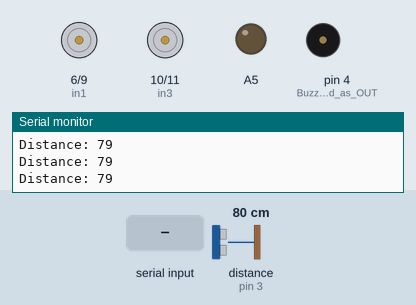
This sketch was run on a simulated Arduino Uno, built with avr-gcc and run on an emulated ATmega328P. Parts: motor-driver pin pairs drawn as motors (green arrow = first pin HIGH = forward, orange = second pin HIGH = backward, longer = more drive), output pins drawn as LEDs (lit = HIGH), buzzer (waves = sounding, pin HIGH), the last lines printed to the serial monitor. Wiring (inferred from the names in the program): ultrasonic range finder: trigger pin 2; echo pin 3. Dashed ring = blinking. The test bench sets the inputs (shaded band); at power-on: distance to the obstacle (sensor on pin 3) 80 cm. The echo pulse lasts 58.3 µs per cm; pins used as bus, display or sensor lines are not drawn.

Above: at 1.2 s.
1.3 s: distance to the obstacle (sensor on pin 3) set to 46 cm
2.8 s: distance to the obstacle (sensor on pin 3) set to 37 cm
At 2.92 s:
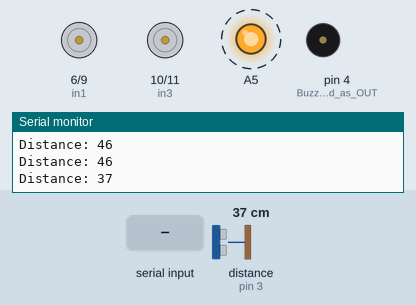
5.8 s: distance to the obstacle (sensor on pin 3) set to 250 cm
At 6.4 s:
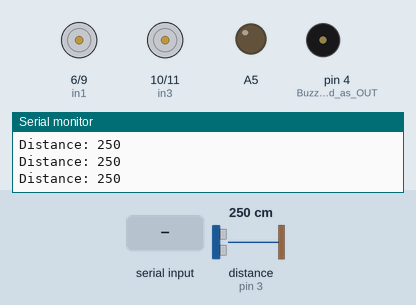
7.3 s: "F" received over Serial
At 7.9 s:
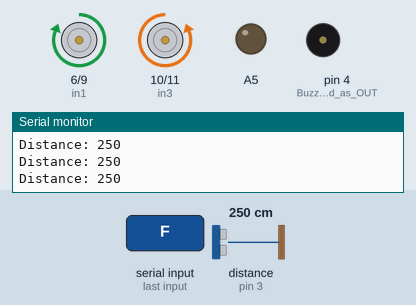
8.8 s: byte 73 ('I') received over Serial
At 9.3 s:
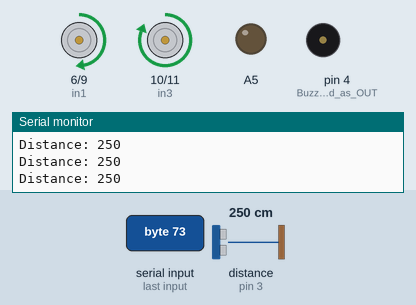
10.3 s: byte 72 ('H') received over Serial
At 11.7 s:
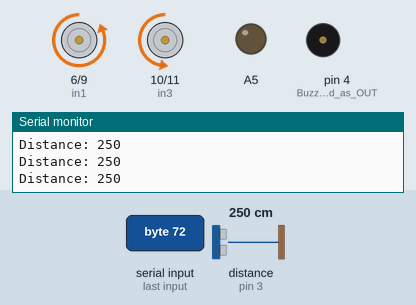
Timing chart, 0 to 12.8 s (numbered marks = the images above; inputs shaded):
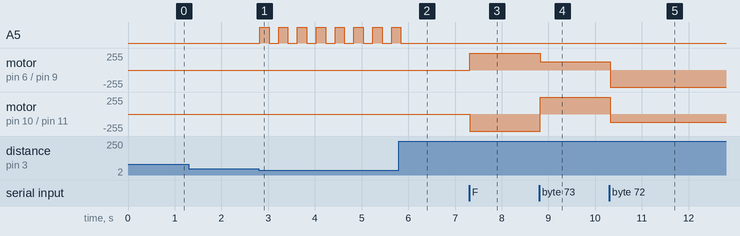

Measured:
- the behaviour switches between 42 and 41 cm on distance to the obstacle (sensor on pin 3) (found by bisection; images 0 and 1)
- after the input at 2.8 s, A5: alternates HIGH for 0.20 s and LOW for 0.20 s, starting at once
- after the input at 5.8 s, A5: goes on until 5.8 s, then stays LOW
- after the input at 7.3 s, motor on pin 6 (in1) / pin 9 (in2): stopped → forward 255/255 at once; motor on pin 10 (in3) / pin 11 (in4): stopped → backward 255/255 at once
- after the input at 8.8 s, motor on pin 6 (in1) / pin 9 (in2): forward 255/255 → forward 127/255 at once; motor on pin 10 (in3) / pin 11 (in4): backward 255/255 → forward 255/255 at once
- after the input at 10.3 s, motor on pin 6 (in1) / pin 9 (in2): forward 127/255 → backward 255/255 at once; motor on pin 10 (in3) / pin 11 (in4): forward 255/255 → backward 127/255 at once

The sketch:

BLUETOOTH_CONTROLLED_OBSTACLE_AVOIDING_VEHICLE.ino
```cpp
/*
 Project Name   : BLUETOOTH CONTROLLED OBSTACLE AVOIDING VEHICLE
 Revision Date  : 23.12.2021
 Author         : Barış Özkesemen

 Purpose        : To prevent bad consequences such as death and injury that may occur due to accidents,

 System Work    : Although it is Bluetooth controlled, it is ensured that it does not crash into obstacles with the help of the distance sensor
 and the buzzer that gives a warning sound in order to prevent bad results that may arise from accidents.
 */
// Definitions of Motor Pins
const int in1 = 6;  //Right engine forward
const int in2 = 9;  //Right engine backward
const int in3 = 10; //Left engine backward
const int in4 = 11; //Left engine forward
//Definetion of Speed
int Vspeed= 255;
//Definetions of duration and distance
int duration;
unsigned int distance;
//Variable definition for Bluetooth
int state;
void setup() {
  //Engines output pin modes
  pinMode(in1, OUTPUT);
  pinMode(in2, OUTPUT);
  pinMode(in3, OUTPUT);
  pinMode(in4, OUTPUT);
  //Distance sensors pin modes definition.
  pinMode(2, OUTPUT); // Trigger pin defined as OUTPUT.
  pinMode(3, INPUT);  // Echo pin defined as INPUT.
  Serial.begin(9600);

 //Buzzer pins
  pinMode(4, OUTPUT); // Buzzer pin defined as OUTPUT.
}

void loop() {

  if (digitalRead(state) == LOW) {
    state = 'S';
  }

  if (Serial.available() > 0) {
    state = Serial.read();
  }

//Distance calculation is done.
  digitalWrite(2, LOW); // LOW pulse to ensure a clean HIGH pulse.
  delayMicroseconds(2);  // Wait for a short time
  digitalWrite(2, HIGH);// The sensor is triggered by a HIGH pulse.
  delayMicroseconds(20);  // The sensor is triggered 20 microseconds
  digitalWrite(2, LOW);  // LOW again
  duration = pulseIn(3, HIGH); // It measures the time taken
  distance = (duration / 2) / 29.1;
//We determine the vehicle speed.
  if (state == '0') {
    Vspeed = 0;
  }
  else if (state == '1') {
    Vspeed = 100;
  }
  else if (state == '2') {
    Vspeed = 180;
  }
  else if (state == '3') {
   Vspeed = 200;
  }
  else if (state == '4') {
   Vspeed = 255;
  }
  //We slow down the inner wheel by 50% for turns.
  int slow_wheel = Vspeed * 50 / 100;

Serial.print("Distance: ");
Serial.println( distance);

  //There is an obstacle, the vehicle stops
  if (distance <= 25) {
    digitalWrite(in1, LOW);
    digitalWrite(in2, LOW);
    digitalWrite(in3, LOW);
    digitalWrite(in4, LOW);
    analogWrite(A5, 250);
    delay(100);
    analogWrite(A5, 2);
    delay(100);
  }
else if(distance<=40)
  {
analogWrite(A5, 250);
delay(200);
analogWrite(A5, 2);
delay(200);
  }

  /***********************forward direction****************************/
  else if (state == 'F') {
    analogWrite(in1, Vspeed);
    analogWrite(in2, 0);
    analogWrite(in3, 0);
    analogWrite(in4, Vspeed);


  }
  /***********************back direction****************************/
  else if (state == 'B') {
     analogWrite(in1, 0);
    analogWrite(in2, Vspeed);
    analogWrite(in3, Vspeed);
    analogWrite(in4, 0);

  }
  /***************************left*****************************/
else if (state == 'L') {
    analogWrite(in1, Vspeed);
    analogWrite(in2, 0);
    analogWrite(in3, Vspeed);
    analogWrite(in4, 0);

  }

  /***************************riht*****************************/
  else if (state == 'R') {
    analogWrite(in1, 0);
    analogWrite(in2, Vspeed);
    analogWrite(in3, 0 );
    analogWrite(in4, Vspeed);

  }

  /***************************left forward*****************************/
  else if (state == 'G') {
    analogWrite(in1, Vspeed);
    analogWrite(in2, 0);
    analogWrite(in3, slow_wheel);
    analogWrite(in4, 0);

  }
  /***************************right forward*****************************/
  else if (state == 'I') {
    analogWrite(in1, slow_wheel);
    analogWrite(in2, 0 );
    analogWrite(in3, Vspeed);
    analogWrite(in4, 0);

  }

  /***************************left back*****************************/
  else if (state == 'H') {
    analogWrite(in1, 0);
    analogWrite(in2, Vspeed);
    analogWrite(in3, 0);
    analogWrite(in4, slow_wheel);

  }
  /***************************right back*****************************/
  else if (state == 'J') {
    analogWrite(in1, 0);
    analogWrite(in2, slow_wheel);
    analogWrite(in3, 0);
    analogWrite(in4, Vspeed);

  }
  /***************************horn*****************************/
  else if (state == 'V') {
    analogWrite(A5, 250);
  }
  /***************************horn*****************************/
  else if (state == 'v') {
    analogWrite(A5,0);
  }

}
```
